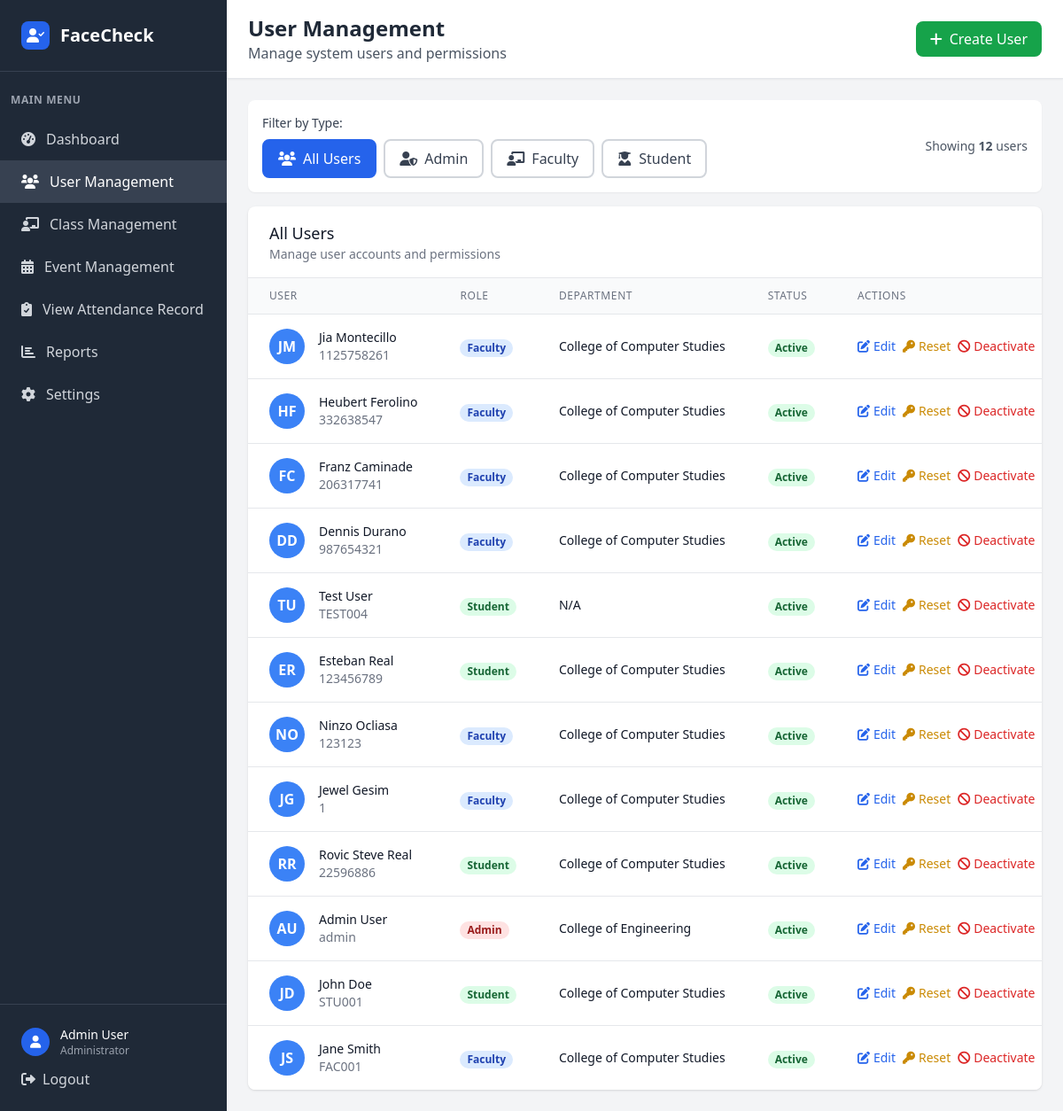
The app's page /admin/users (signed in) with its own data.
### tables this page shows
CREATE TABLE user (
            user_id INTEGER PRIMARY KEY AUTOINCREMENT,
            idno VARCHAR(20) NOT NULL UNIQUE,
            firstname VARCHAR(50) NOT NULL,
            lastname VARCHAR(50) NOT NULL,
            role VARCHAR(10) NOT NULL CHECK (role IN ('admin', 'faculty', 'student')),
            password VARCHAR(255) NOT NULL,
            created_at DATETIME DEFAULT CURRENT_TIMESTAMP,
            is_active BOOLEAN DEFAULT 1,
            dept_id INTEGER,
            FOREIGN KEY (dept_id) REFERENCES department(dept_id)
        );

CREATE TABLE department (
            dept_id INTEGER PRIMARY KEY AUTOINCREMENT,
            dept_name VARCHAR(50) NOT NULL
        );

### app.py (the view)
@app.route('/admin/users')
def admin_users():
    if 'user_id' not in session or session['role'] != 'admin':
        return redirect(url_for('login'))
    conn = get_db_connection()
    users = conn.execute('''
        SELECT u.*, d.dept_name,
               CASE WHEN s.student_id IS NOT NULL THEN 'Student'
                    WHEN f.faculty_id IS NOT NULL THEN 'Faculty'
                    ELSE 'Admin' END as user_type
        FROM user u
        LEFT JOIN department d ON u.dept_id = d.dept_id
        LEFT JOIN student s ON u.user_id = s.user_id
        LEFT JOIN faculty f ON u.user_id = f.user_id
        ORDER BY u.created_at DESC
    ''').fetchall()
    departments = conn.execute('SELECT * FROM department ORDER BY dept_name').fetchall()
    courses = conn.execute('SELECT * FROM course ORDER BY course_name').fetchall()
    conn.close()
    return render_template('admin_users.html', users=users, departments=departments, courses=courses)

### app.py (called while the page is built)
def get_db_connection():
    try:
        conn = sqlite3.connect('facecheck.db', timeout=30.0)
        conn.row_factory = sqlite3.Row
        conn.execute('PRAGMA foreign_keys = ON')
        try:
            cur = conn.cursor()
            cur.execute("PRAGMA table_info(faculty)")
            columns = [row[1] for row in cur.fetchall()]
            if 'attendance_image' not in columns:
                cur.execute("ALTER TABLE faculty ADD COLUMN attendance_image VARCHAR(255)")
                conn.commit()
        except Exception:
            pass
        return conn
    except sqlite3.Error as e:
        print(f"Database connection error: {e}")
        raise

### templates/admin_users.html (shortened to what this page needs)
<!DOCTYPE html>
<html lang="en">
<head>
    <script src="https://cdn.tailwindcss.com"></script>
    <link href="https://cdnjs.cloudflare.com/ajax/libs/font-awesome/6.0.0/css/all.min.css" rel="stylesheet">
</head>
<body class="bg-gray-100">
    <div class="flex h-screen">
        <div class="w-64 bg-gray-800 text-white">
            <div class="p-6 border-b border-gray-700">
                <div class="flex items-center">
                    <div class="w-8 h-8 bg-blue-600 rounded-lg flex items-center justify-center mr-3">
                        <i class="fas fa-user-check text-white"></i>
                    </div>
                    <h1 class="text-xl font-bold">FaceCheck</h1>
                </div>
            </div>
            <nav class="mt-6">
                <div class="px-3">
                    <div class="text-xs font-semibold text-gray-400 uppercase tracking-wider mb-3">Main Menu</div>
                </div>
                <a href="{{ url_for('dashboard') }}" class="flex items-center px-6 py-3 text-gray-300 hover:bg-gray-700 hover:text-white transition duration-200">
                    <i class="fas fa-tachometer-alt mr-3"></i>
                    Dashboard
                </a>
                <a href="{{ url_for('admin_users') }}" class="flex items-center px-6 py-3 bg-gray-700 text-white">
                    <i class="fas fa-users mr-3"></i>
                    User Management
                </a>
                <a href="{{ url_for('admin_classes') }}" class="flex items-center px-6 py-3 text-gray-300 hover:bg-gray-700 hover:text-white transition duration-200">
                    <i class="fas fa-chalkboard-teacher mr-3"></i>
                    Class Management
                </a>
                <a href="{{ url_for('admin_events') }}" class="flex items-center px-6 py-3 text-gray-300 hover:bg-gray-700 hover:text-white transition duration-200">
                    <i class="fas fa-calendar-alt mr-3"></i>
                    Event Management
                </a>
                <a href="{{ url_for('admin_attendance') }}" class="flex items-center px-6 py-3 text-gray-300 hover:bg-gray-700 hover:text-white transition duration-200">
                    <i class="fas fa-clipboard-check mr-3"></i>
                    View Attendance Record
                </a>
                <a href="/reports" class="flex items-center px-6 py-3 text-gray-300 hover:bg-gray-700 hover:text-white transition duration-200">
                    <i class="fas fa-chart-bar mr-3"></i>
                    Reports
                </a>
                <a href="/settings" class="flex items-center px-6 py-3 text-gray-300 hover:bg-gray-700 hover:text-white transition duration-200">
                    <i class="fas fa-cog mr-3"></i>
                    Settings
                </a>
            </nav>
            <div class="absolute bottom-0 w-64 p-6 border-t border-gray-700">
                <div class="flex items-center">
                    <div class="w-8 h-8 bg-blue-600 rounded-full flex items-center justify-center mr-3">
                        <i class="fas fa-user text-white text-sm"></i>
                    </div>
                    <div>
                        <div class="text-sm font-medium">Admin User</div>
                        <div class="text-xs text-gray-400">Administrator</div>
                    </div>
                </div>
                <a href="{{ url_for('logout') }}" class="mt-3 flex items-center text-gray-300 hover:text-white transition duration-200">
                    <i class="fas fa-sign-out-alt mr-2"></i>
                    Logout
                </a>
            </div>
        </div>
        <div class="flex-1 flex flex-col overflow-hidden">
            <header class="bg-white shadow-sm border-b border-gray-200">
                <div class="px-6 py-4">
                    <div class="flex items-center justify-between">
                        <div>
                            <h2 class="text-2xl font-bold text-gray-800">User Management</h2>
                            <p class="text-gray-600">Manage system users and permissions</p>
                        </div>
                        <button onclick="openCreateModal()" class="bg-green-600 text-white px-4 py-2 rounded-lg hover:bg-green-700 transition duration-200 flex items-center">
                            <i class="fas fa-plus mr-2"></i>
                            Create User
                        </button>
                    </div>
                </div>
            </header>
            <main class="flex-1 overflow-y-auto p-6">
                <div class="bg-white rounded-lg shadow-sm p-4 mb-4">
                    <div class="flex items-center justify-between flex-wrap gap-4">
                        <div>
                            <label class="text-sm font-medium text-gray-700 mb-2 block">Filter by Type:</label>
                            <div class="flex space-x-2">
                                <button onclick="filterUsers('all')" id="filter-all" class="filter-btn px-4 py-2 rounded-lg border-2 border-blue-600 bg-blue-600 text-white font-medium transition duration-200 hover:bg-blue-700">
                                    <i class="fas fa-users mr-2"></i>All Users
                                </button>
                                <button onclick="filterUsers('admin')" id="filter-admin" class="filter-btn px-4 py-2 rounded-lg border-2 border-gray-300 bg-white text-gray-700 font-medium transition duration-200 hover:bg-gray-50">
                                    <i class="fas fa-user-shield mr-2"></i>Admin
                                </button>
                                <button onclick="filterUsers('faculty')" id="filter-faculty" class="filter-btn px-4 py-2 rounded-lg border-2 border-gray-300 bg-white text-gray-700 font-medium transition duration-200 hover:bg-gray-50">
                                    <i class="fas fa-chalkboard-teacher mr-2"></i>Faculty
                                </button>
                                <button onclick="filterUsers('student')" id="filter-student" class="filter-btn px-4 py-2 rounded-lg border-2 border-gray-300 bg-white text-gray-700 font-medium transition duration-200 hover:bg-gray-50">
                                    <i class="fas fa-user-graduate mr-2"></i>Student
                                </button>
                            </div>
                        </div>
                        <div class="text-sm text-gray-600">
                            Showing <span id="userCount" class="font-semibold">{{ users|length }}</span> users
                        </div>
                    </div>
                </div>
                <div class="bg-white rounded-lg shadow overflow-hidden">
                    <div class="px-6 py-4 border-b border-gray-200">
                        <h3 class="text-lg font-medium text-gray-900">All Users</h3>
                        <p class="text-sm text-gray-500">Manage user accounts and permissions</p>
                    </div>
                    <div class="overflow-x-auto">
                        <table class="min-w-full divide-y divide-gray-200">
                            <thead class="bg-gray-50">
                                <tr>
                                    <th class="px-6 py-3 text-left text-xs font-medium text-gray-500 uppercase tracking-wider">User</th>
                                    <th class="px-6 py-3 text-left text-xs font-medium text-gray-500 uppercase tracking-wider">Role</th>
                                    <th class="px-6 py-3 text-left text-xs font-medium text-gray-500 uppercase tracking-wider">Department</th>
                                    <th class="px-6 py-3 text-left text-xs font-medium text-gray-500 uppercase tracking-wider">Status</th>
                                    <th class="px-6 py-3 text-left text-xs font-medium text-gray-500 uppercase tracking-wider">Actions</th>
                                </tr>
                            </thead>
                            <tbody class="bg-white divide-y divide-gray-200" id="usersTableBody">
                                {% for user in users %}
                                <tr class="hover:bg-gray-50 user-row" data-role="{{ user.role }}">
                                    <td class="px-6 py-4 whitespace-nowrap">
                                        <div class="flex items-center">
                                            <div class="flex-shrink-0 h-10 w-10">
                                                <div class="h-10 w-10 rounded-full bg-blue-500 flex items-center justify-center text-white font-bold">
                                                    {{ user.firstname[0] }}{{ user.lastname[0] }}
                                                </div>
                                            </div>
                                            <div class="ml-4">
                                                <div class="text-sm font-medium text-gray-900">{{ user.firstname }} {{ user.lastname }}</div>
                                                <div class="text-sm text-gray-500">{{ user.idno }}</div>
                                            </div>
                                        </div>
                                    </td>
                                    <td class="px-6 py-4 whitespace-nowrap">
                                        <span class="px-2 inline-flex text-xs leading-5 font-semibold rounded-full
                                            {% if user.role == 'admin' %}bg-red-100 text-red-800
                                            {% elif user.role == 'faculty' %}bg-blue-100 text-blue-800
                                            {% else %}bg-green-100 text-green-800{% endif %}">
                                            {{ user.role.title() }}
                                        </span>
                                    </td>
                                    <td class="px-6 py-4 whitespace-nowrap text-sm text-gray-900">
                                        {{ user.dept_name or 'N/A' }}
                                    </td>
                                    <td class="px-6 py-4 whitespace-nowrap">
                                        <span class="px-2 inline-flex text-xs leading-5 font-semibold rounded-full
                                            {% if user.is_active %}bg-green-100 text-green-800{% else %}bg-red-100 text-red-800{% endif %}">
                                            {% if user.is_active %}Active{% else %}Inactive{% endif %}
                                        </span>
                                    </td>
                                    <td class="px-6 py-4 whitespace-nowrap text-sm font-medium">
                                        <div class="flex space-x-2">
                                            <a href="{{ url_for('edit_user', user_id=user.user_id) }}" class="text-blue-600 hover:text-blue-900 flex items-center">
                                                <i class="fas fa-edit mr-1"></i>
                                                Edit
                                            </a>
                                            <button data-user-id="{{ user.user_id }}" data-user-name="{{ user.firstname|e }} {{ user.lastname|e }}" onclick="openResetModal(this.dataset.userId, this.dataset.userName)" class="text-yellow-600 hover:text-yellow-900 flex items-center">
                                                <i class="fas fa-key mr-1"></i>
                                                Reset
                                            </button>
                                            <form method="POST" action="{{ url_for('toggle_user_status', user_id=user.user_id) }}" class="inline">
                                                <button type="submit" class="{% if user.is_active %}text-red-600 hover:text-red-900{% else %}text-green-600 hover:text-green-900{% endif %} flex items-center">
                                                    <i class="fas {% if user.is_active %}fa-ban{% else %}fa-check{% endif %} mr-1"></i>
                                                    {% if user.is_active %}Deactivate{% else %}Activate{% endif %}
                                                </button>
                                            </form>
                                        </div>
                                    </td>
                                </tr>
                                {% endfor %}
                            </tbody>
                        </table>
                    </div>
                </div>
            </main>
        </div>
    </div>
</body>
</html>

### records on screen
user: firstname "J", lastname "M", firstname "Jia", lastname "Montecillo", idno "1125758261", role "Faculty", dept_name "College of Computer Studies", is_active "Active"
user: firstname "H", lastname "F", firstname "Heubert", lastname "Ferolino", idno "332638547", role "Faculty", dept_name "College of Computer Studies", is_active "Active"
user: firstname "F", lastname "C", firstname "Franz", lastname "Caminade", idno "206317741", role "Faculty", dept_name "College of Computer Studies", is_active "Active"
user: firstname "D", lastname "D", firstname "Dennis", lastname "Durano", idno "987654321", role "Faculty", dept_name "College of Computer Studies", is_active "Active"
user: firstname "T", lastname "U", firstname "Test", lastname "User", idno "TEST004", role "Student", dept_name "N/A", is_active "Active"
user: firstname "E", lastname "R", firstname "Esteban", lastname "Real", idno "123456789", role "Student", dept_name "College of Computer Studies", is_active "Active"
user: firstname "N", lastname "O", firstname "Ninzo", lastname "Ocliasa", idno "123123", role "Faculty", dept_name "College of Computer Studies", is_active "Active"
user: firstname "J", lastname "G", firstname "Jewel", lastname "Gesim", idno "1", role "Faculty", dept_name "College of Computer Studies", is_active "Active"
user: firstname "R", lastname "R", firstname "Rovic Steve", lastname "Real", idno "22596886", role "Student", dept_name "College of Computer Studies", is_active "Active"
user: firstname "A", lastname "U", firstname "Admin", lastname "User", idno "admin", role "Admin", dept_name "College of Engineering", is_active "Active"
user: firstname "J", lastname "D", firstname "John", lastname "Doe", idno "STU001", role "Student", dept_name "College of Computer Studies", is_active "Active"
user: firstname "J", lastname "S", firstname "Jane", lastname "Smith", idno "FAC001", role "Faculty", dept_name "College of Computer Studies", is_active "Active"

### other values on screen
{{ users|length }} "12"
